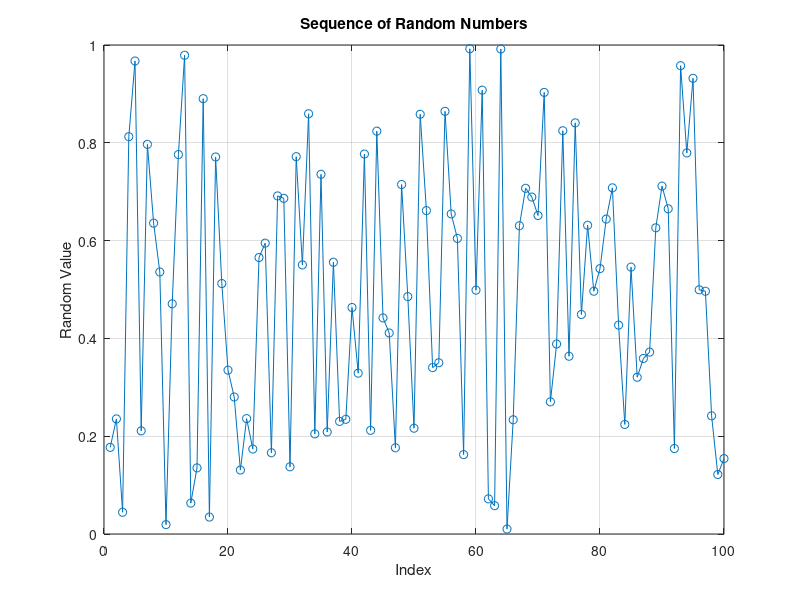

Reproduce this figure in MATLAB.
% Parameters
num_points = 100; % Number of random points to generate

% Generate random numbers
random_sequence = rand(1, num_points); % Generates numbers between 0 and 1

% Plot the sequence
plot(random_sequence, '-o');
xlabel('Index');
ylabel('Random Value');
title('Sequence of Random Numbers');
grid on;